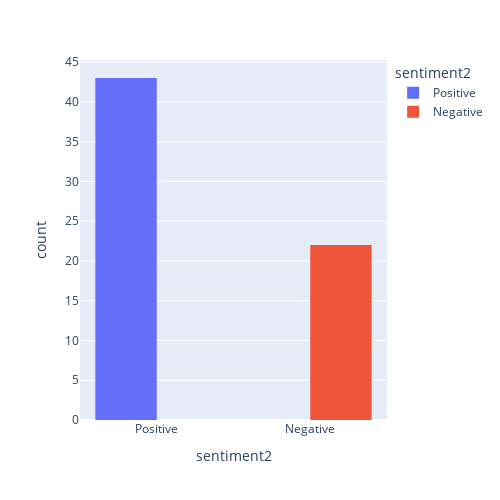

The notebook cell saved with this chart:
### Code cell
fig = px.histogram(test_ta, test_ta['sentiment2'], color=test_ta['sentiment2'])
fig.update_layout(barmode='group',autosize=False,
    width=500,
    height=500,)

fig.show()

### Figure 1 — Plotly figure (JSON) as saved in the notebook; plotly's stock layout.template omitted (floating-point values rounded to 4 significant figures)
{"data": [{"alignmentgroup": "True", "bingroup": "x", "hovertemplate": "sentiment2=%{x}<br>count=%{y}<extra></extra>", "legendgroup": "Positive", "marker": {"color": "#636efa", "pattern": {"shape": ""}}, "name": "Positive", "offsetgroup": "Positive", "orientation": "v", "showlegend": true, "type": "histogram", "x": ["Positive", "Positive", "Positive", "Positive", "Positive", "Positive", "Positive", "Positive", "Positive", "Positive", "Positive", "Positive", "Positive", "Positive", "Positive", "Positive", "Positive", "Positive", "Positive", "Positive", "Positive", "Positive", "Positive", "Positive", "Positive", "Positive", "Positive", "Positive", "Positive", "Positive", "Positive", "Positive", "Positive", "Positive", "Positive", "Positive", "Positive", "Positive", "Positive", "Positive", "Positive", "Positive", "Positive"], "xaxis": "x", "yaxis": "y"}, {"alignmentgroup": "True", "bingroup": "x", "hovertemplate": "sentiment2=%{x}<br>count=%{y}<extra></extra>", "legendgroup": "Negative", "marker": {"color": "#EF553B", "pattern": {"shape": ""}}, "name": "Negative", "offsetgroup": "Negative", "orientation": "v", "showlegend": true, "type": "histogram", "x": ["Negative", "Negative", "Negative", "Negative", "Negative", "Negative", "Negative", "Negative", "Negative", "Negative", "Negative", "Negative", "Negative", "Negative", "Negative", "Negative", "Negative", "Negative", "Negative", "Negative", "Negative", "Negative"], "xaxis": "x", "yaxis": "y"}], "layout": {"autosize": false, "barmode": "group", "height": 500, "legend": {"title": {"text": "sentiment2"}, "tracegroupgap": 0}, "margin": {"t": 60}, "width": 500, "xaxis": {"anchor": "y", "categoryarray": ["Positive", "Negative"], "categoryorder": "array", "domain": [0, 1], "title": {"text": "sentiment2"}}, "yaxis": {"anchor": "x", "domain": [0, 1], "title": {"text": "count"}}}}
